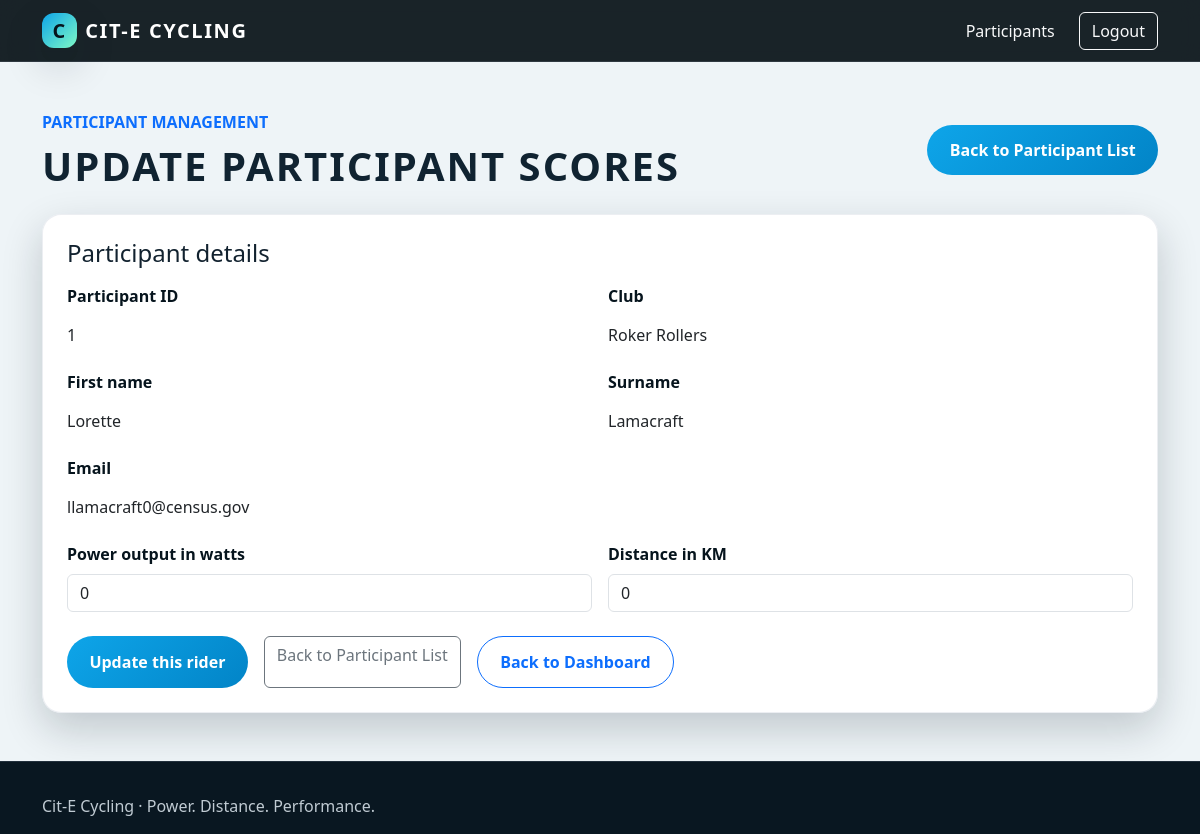
Screenshot of /edit_participant.php?id=1 (signed in) with the database file from the repository.
### tables this page shows
CREATE TABLE `participant` (
  `id` int(255) NOT NULL,
  `firstname` varchar(50) NOT NULL,
  `surname` varchar(50) NOT NULL,
  `email` varchar(100) NOT NULL,
  `power_output` float DEFAULT NULL,
  `distance` float DEFAULT NULL,
  `club_id` int(11) DEFAULT NULL
);

CREATE TABLE `club` (
  `id` int(11) NOT NULL,
  `name` varchar(100) NOT NULL,
  `location` varchar(100) NOT NULL
);

### edit_participant_form.php (the view, shortened to what this page needs)
<div class="card-panel">
    <h2 class="h4 mb-3">Participant details</h2>
    <form action="edit_participant.php" method="POST">
        <div class="row g-3">
            <div class="col-md-6">
                <label for="participant_id" class="form-label">Participant ID</label>
                <p class="form-control-plaintext" id="participant_id"><?php echo (int)$participant['id']; ?></p>
            </div>
            <div class="col-md-6">
                <span class="form-label d-block">Club</span>
                <p class="form-control-plaintext"><?php echo htmlspecialchars((string)($participant['club_name'] ?? 'Individual'), ENT_QUOTES, 'UTF-8'); ?></p>
            </div>
            <div class="col-md-6">
                <span class="form-label d-block">First name</span>
                <p class="form-control-plaintext"><?php echo htmlspecialchars((string)$participant['firstname'], ENT_QUOTES, 'UTF-8'); ?></p>
            </div>
            <div class="col-md-6">
                <span class="form-label d-block">Surname</span>
                <p class="form-control-plaintext"><?php echo htmlspecialchars((string)$participant['surname'], ENT_QUOTES, 'UTF-8'); ?></p>
            </div>
            <div class="col-12">
                <span class="form-label d-block">Email</span>
                <p class="form-control-plaintext"><?php echo htmlspecialchars((string)$participant['email'], ENT_QUOTES, 'UTF-8'); ?></p>
            </div>
            <div class="col-md-6">
                <label for="power_output" class="form-label">Power output in watts</label>
                <input type="number" min="0" max="5000" step="0.01" class="form-control" id="power_output" name="power_output" value="<?php echo htmlspecialchars((string)$formValues['power_output'], ENT_QUOTES, 'UTF-8'); ?>" required>
            </div>
            <div class="col-md-6">
                <label for="distance" class="form-label">Distance in KM</label>
                <input type="number" min="0" max="1000" step="0.01" class="form-control" id="distance" name="distance" value="<?php echo htmlspecialchars((string)$formValues['distance'], ENT_QUOTES, 'UTF-8'); ?>" required>
            </div>
        </div>
        <div class="d-flex flex-wrap gap-3 mt-4">
            <button type="submit" class="btn btn-primary">Update this rider</button>
            <a href="view_participants_edit_delete.php" class="btn btn-outline-secondary">Back to Participant List</a>
            <a href="admin_menu.php" class="btn btn-outline-primary">Back to Dashboard</a>
        </div>
    </form>
</div>

### style.css (style rules this page uses)
:root { --primary: #0ea5e9; --primary-strong: #0284c7; --accent: #7ef9c6; --dark: #06141d; --dark-soft: #0b1f2b; --panel: rgba(13, 27, 36, 0.85); --panel-light: #f3f8fb; --light: #edf7ff; --muted: #9db3c5; --border: rgba(148, 163, 184, 0.18); --danger: #ef4444; --success: #22c55e; --warning: #f59e0b; --shadow: 0 16px 40px rgba(11, 24, 34, 0.2); }
* { box-sizing: border-box; }
html { scroll-behavior: smooth; }
body { font-family: "Segoe UI", Tahoma, Geneva, Verdana, sans-serif; background: linear-gradient(180deg, #081923 0%, #0d1d2a 45%, #f4f8fa 100%); color: #12222f; min-height: 100vh; }
body.admin-page { background: #eef4f7; color: #12222f; }
.feature-card, .info-card, .card-panel, .stats-card { border: 1px solid var(--border); border-radius: 1.2rem; background: rgba(255, 255, 255, 0.96); box-shadow: var(--shadow); }
.btn-primary { background: linear-gradient(135deg, var(--primary), var(--primary-strong)); border: none; border-radius: 999px; font-weight: 600; padding: 0.8rem 1.4rem; }
.btn-outline-primary { border-radius: 999px; font-weight: 600; padding: 0.8rem 1.4rem; }
.form-label { font-weight: 600; color: var(--dark); }
.card-panel { padding: 1.5rem; }

### rows the page displays
participant: id "1", club.name "Roker Rollers", firstname "Lorette", surname "Lamacraft", email "llamacraft0@census.gov"
